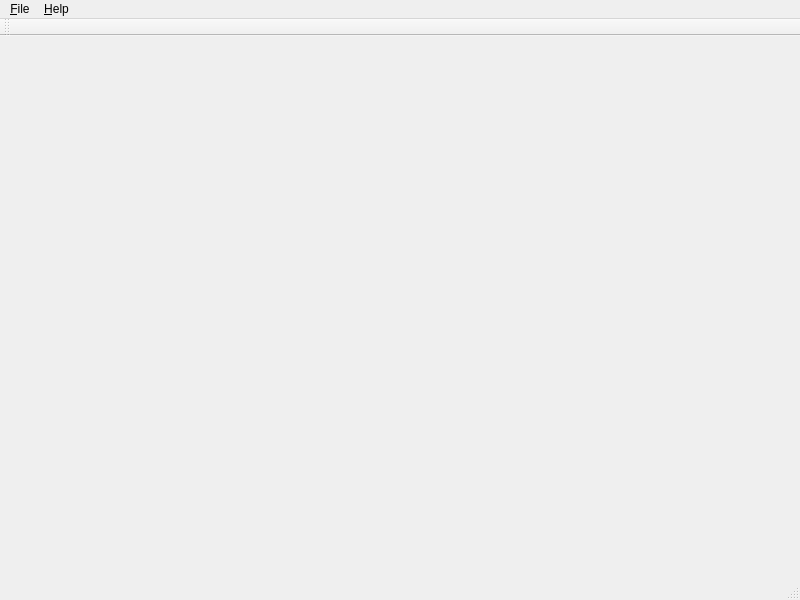
<?xml version="1.0" encoding="UTF-8"?>
<ui version="4.0">
 <class>MainWindow</class>
 <widget class="QMainWindow" name="MainWindow">
  <property name="geometry">
   <rect>
    <x>0</x>
    <y>0</y>
    <width>800</width>
    <height>600</height>
   </rect>
  </property>
  <property name="windowTitle">
   <string>MainWindow</string>
  </property>
  <widget class="QWidget" name="centralWidget"/>
  <widget class="QMenuBar" name="menuBar">
   <property name="geometry">
    <rect>
     <x>0</x>
     <y>0</y>
     <width>800</width>
     <height>25</height>
    </rect>
   </property>
   <widget class="QMenu" name="menu_File">
    <property name="title">
     <string>&amp;File</string>
    </property>
    <addaction name="actionAddDirectory"/>
    <addaction name="separator"/>
    <addaction name="action_Settings"/>
   </widget>
   <widget class="QMenu" name="menu_Help">
    <property name="title">
     <string>&amp;Help</string>
    </property>
    <addaction name="action_About"/>
   </widget>
   <addaction name="menu_File"/>
   <addaction name="menu_Help"/>
  </widget>
  <widget class="QToolBar" name="mainToolBar">
   <attribute name="toolBarArea">
    <enum>TopToolBarArea</enum>
   </attribute>
   <attribute name="toolBarBreak">
    <bool>false</bool>
   </attribute>
  </widget>
  <widget class="QStatusBar" name="statusBar"/>
  <action name="action_Settings">
   <property name="text">
    <string>&amp;Settings...</string>
   </property>
  </action>
  <action name="action_About">
   <property name="text">
    <string>&amp;About</string>
   </property>
  </action>
  <action name="actionAddDirectory">
   <property name="text">
    <string>&amp;Add directory...</string>
   </property>
  </action>
 </widget>
 <layoutdefault spacing="6" margin="11"/>
 <resources/>
 <connections/>
</ui>
